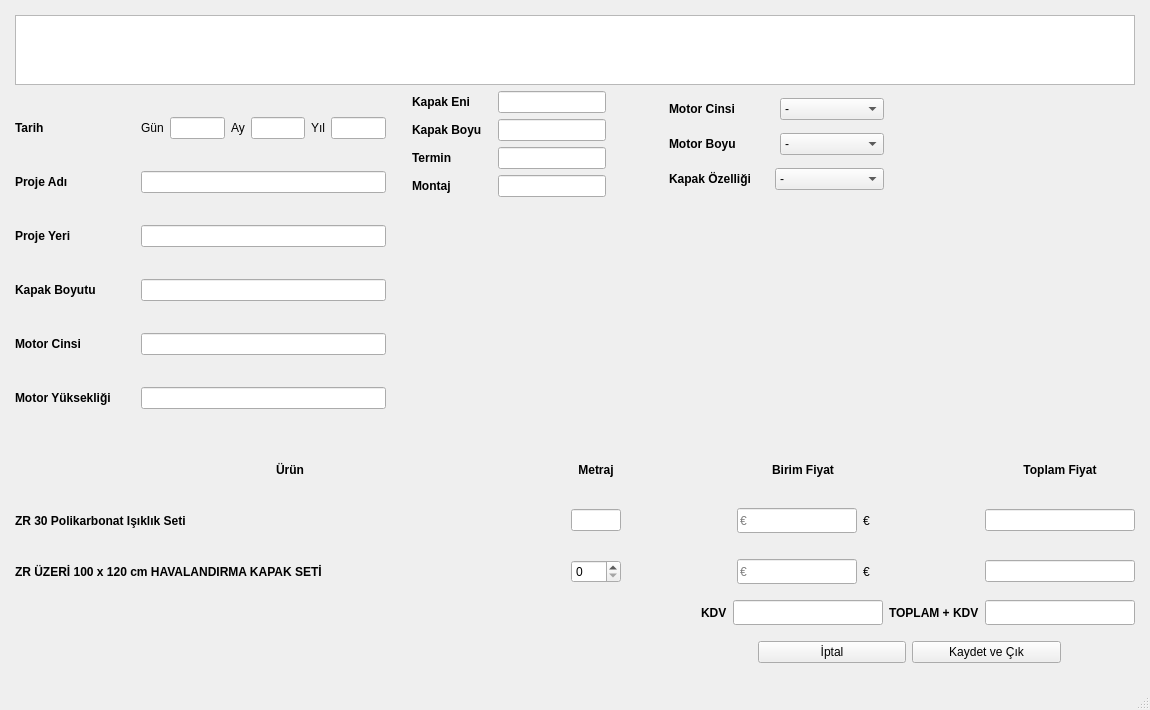
<?xml version="1.0" encoding="UTF-8"?>
<ui version="4.0">
 <class>MainWindow</class>
 <widget class="QMainWindow" name="MainWindow">
  <property name="geometry">
   <rect>
    <x>0</x>
    <y>0</y>
    <width>1150</width>
    <height>710</height>
   </rect>
  </property>
  <property name="minimumSize">
   <size>
    <width>1150</width>
    <height>710</height>
   </size>
  </property>
  <property name="maximumSize">
   <size>
    <width>1150</width>
    <height>710</height>
   </size>
  </property>
  <property name="windowTitle">
   <string>MainWindow</string>
  </property>
  <widget class="QWidget" name="centralwidget">
   <layout class="QVBoxLayout" name="verticalLayout_5">
    <property name="spacing">
     <number>6</number>
    </property>
    <property name="leftMargin">
     <number>15</number>
    </property>
    <property name="topMargin">
     <number>15</number>
    </property>
    <property name="rightMargin">
     <number>15</number>
    </property>
    <property name="bottomMargin">
     <number>15</number>
    </property>
    <item>
     <widget class="QTextEdit" name="textEdit">
      <property name="minimumSize">
       <size>
        <width>0</width>
        <height>70</height>
       </size>
      </property>
      <property name="maximumSize">
       <size>
        <width>16777215</width>
        <height>70</height>
       </size>
      </property>
     </widget>
    </item>
    <item>
     <layout class="QHBoxLayout" name="horizontalLayout_22" stretch="1,2">
      <item>
       <layout class="QVBoxLayout" name="verticalLayout_3">
        <item>
         <layout class="QHBoxLayout" name="horizontalLayout_16">
          <item>
           <widget class="QLabel" name="label_24">
            <property name="minimumSize">
             <size>
              <width>120</width>
              <height>0</height>
             </size>
            </property>
            <property name="font">
             <font>
              <weight>75</weight>
              <bold>true</bold>
             </font>
            </property>
            <property name="text">
             <string>Tarih</string>
            </property>
           </widget>
          </item>
          <item>
           <layout class="QHBoxLayout" name="horizontalLayout_23">
            <item>
             <widget class="QLabel" name="label_30">
              <property name="text">
               <string>Gün</string>
              </property>
             </widget>
            </item>
            <item>
             <widget class="QLineEdit" name="gun_line"/>
            </item>
            <item>
             <widget class="QLabel" name="label_31">
              <property name="text">
               <string>Ay</string>
              </property>
             </widget>
            </item>
            <item>
             <widget class="QLineEdit" name="ay_line"/>
            </item>
            <item>
             <widget class="QLabel" name="label_32">
              <property name="text">
               <string>Yıl</string>
              </property>
             </widget>
            </item>
            <item>
             <widget class="QLineEdit" name="yil_line"/>
            </item>
           </layout>
          </item>
         </layout>
        </item>
        <item>
         <layout class="QHBoxLayout" name="horizontalLayout_17">
          <item>
           <widget class="QLabel" name="label_25">
            <property name="minimumSize">
             <size>
              <width>120</width>
              <height>0</height>
             </size>
            </property>
            <property name="font">
             <font>
              <weight>75</weight>
              <bold>true</bold>
             </font>
            </property>
            <property name="text">
             <string>Proje Adı</string>
            </property>
           </widget>
          </item>
          <item>
           <widget class="QLineEdit" name="projeadi_line"/>
          </item>
         </layout>
        </item>
        <item>
         <layout class="QHBoxLayout" name="horizontalLayout_14">
          <item>
           <widget class="QLabel" name="label_22">
            <property name="minimumSize">
             <size>
              <width>120</width>
              <height>0</height>
             </size>
            </property>
            <property name="font">
             <font>
              <weight>75</weight>
              <bold>true</bold>
             </font>
            </property>
            <property name="text">
             <string>Proje Yeri</string>
            </property>
           </widget>
          </item>
          <item>
           <widget class="QLineEdit" name="projeyeri_line"/>
          </item>
         </layout>
        </item>
        <item>
         <layout class="QHBoxLayout" name="horizontalLayout_21">
          <item>
           <widget class="QLabel" name="label_29">
            <property name="minimumSize">
             <size>
              <width>120</width>
              <height>0</height>
             </size>
            </property>
            <property name="font">
             <font>
              <weight>75</weight>
              <bold>true</bold>
             </font>
            </property>
            <property name="text">
             <string>Kapak Boyutu</string>
            </property>
           </widget>
          </item>
          <item>
           <widget class="QLineEdit" name="kasaolc_line">
            <property name="readOnly">
             <bool>true</bool>
            </property>
           </widget>
          </item>
         </layout>
        </item>
        <item>
         <layout class="QHBoxLayout" name="horizontalLayout_20">
          <item>
           <widget class="QLabel" name="label_28">
            <property name="minimumSize">
             <size>
              <width>120</width>
              <height>0</height>
             </size>
            </property>
            <property name="font">
             <font>
              <weight>75</weight>
              <bold>true</bold>
             </font>
            </property>
            <property name="text">
             <string>Motor Cinsi</string>
            </property>
           </widget>
          </item>
          <item>
           <widget class="QLineEdit" name="motorcns_line">
            <property name="readOnly">
             <bool>true</bool>
            </property>
           </widget>
          </item>
         </layout>
        </item>
        <item>
         <layout class="QHBoxLayout" name="horizontalLayout_15">
          <item>
           <widget class="QLabel" name="label_23">
            <property name="minimumSize">
             <size>
              <width>120</width>
              <height>0</height>
             </size>
            </property>
            <property name="font">
             <font>
              <weight>75</weight>
              <bold>true</bold>
             </font>
            </property>
            <property name="text">
             <string>Motor Yüksekliği</string>
            </property>
           </widget>
          </item>
          <item>
           <widget class="QLineEdit" name="motoryks_line">
            <property name="readOnly">
             <bool>true</bool>
            </property>
           </widget>
          </item>
         </layout>
        </item>
       </layout>
      </item>
      <item>
       <layout class="QVBoxLayout" name="verticalLayout_4">
        <property name="leftMargin">
         <number>20</number>
        </property>
        <item>
         <layout class="QHBoxLayout" name="horizontalLayout_9">
          <item>
           <layout class="QVBoxLayout" name="verticalLayout">
            <item>
             <layout class="QHBoxLayout" name="horizontalLayout_6">
              <item>
               <widget class="QLabel" name="label_15">
                <property name="minimumSize">
                 <size>
                  <width>80</width>
                  <height>0</height>
                 </size>
                </property>
                <property name="font">
                 <font>
                  <weight>75</weight>
                  <bold>true</bold>
                 </font>
                </property>
                <property name="text">
                 <string>Kapak Eni</string>
                </property>
               </widget>
              </item>
              <item>
               <widget class="QLineEdit" name="kapaken_line"/>
              </item>
              <item>
               <spacer name="horizontalSpacer_13">
                <property name="orientation">
                 <enum>Qt::Horizontal</enum>
                </property>
                <property name="sizeHint" stdset="0">
                 <size>
                  <width>40</width>
                  <height>20</height>
                 </size>
                </property>
               </spacer>
              </item>
             </layout>
            </item>
            <item>
             <layout class="QHBoxLayout" name="horizontalLayout_7">
              <item>
               <widget class="QLabel" name="label_16">
                <property name="minimumSize">
                 <size>
                  <width>80</width>
                  <height>0</height>
                 </size>
                </property>
                <property name="font">
                 <font>
                  <weight>75</weight>
                  <bold>true</bold>
                 </font>
                </property>
                <property name="text">
                 <string>Kapak Boyu</string>
                </property>
               </widget>
              </item>
              <item>
               <widget class="QLineEdit" name="kapakboy_line"/>
              </item>
              <item>
               <spacer name="horizontalSpacer_12">
                <property name="orientation">
                 <enum>Qt::Horizontal</enum>
                </property>
                <property name="sizeHint" stdset="0">
                 <size>
                  <width>40</width>
                  <height>20</height>
                 </size>
                </property>
               </spacer>
              </item>
             </layout>
            </item>
            <item>
             <layout class="QHBoxLayout" name="horizontalLayout_5">
              <item>
               <widget class="QLabel" name="label_2">
                <property name="minimumSize">
                 <size>
                  <width>80</width>
                  <height>0</height>
                 </size>
                </property>
                <property name="font">
                 <font>
                  <weight>75</weight>
                  <bold>true</bold>
                 </font>
                </property>
                <property name="text">
                 <string>Termin</string>
                </property>
               </widget>
              </item>
              <item>
               <widget class="QLineEdit" name="termin_line"/>
              </item>
              <item>
               <spacer name="horizontalSpacer_11">
                <property name="orientation">
                 <enum>Qt::Horizontal</enum>
                </property>
                <property name="sizeHint" stdset="0">
                 <size>
                  <width>40</width>
                  <height>20</height>
                 </size>
                </property>
               </spacer>
              </item>
             </layout>
            </item>
            <item>
             <layout class="QHBoxLayout" name="horizontalLayout_8">
              <item>
               <widget class="QLabel" name="label_17">
                <property name="minimumSize">
                 <size>
                  <width>80</width>
                  <height>0</height>
                 </size>
                </property>
                <property name="font">
                 <font>
                  <weight>75</weight>
                  <bold>true</bold>
                 </font>
                </property>
                <property name="text">
                 <string>Montaj</string>
                </property>
               </widget>
              </item>
              <item>
               <widget class="QLineEdit" name="montaj_line"/>
              </item>
              <item>
               <spacer name="horizontalSpacer_10">
                <property name="orientation">
                 <enum>Qt::Horizontal</enum>
                </property>
                <property name="sizeHint" stdset="0">
                 <size>
                  <width>40</width>
                  <height>20</height>
                 </size>
                </property>
               </spacer>
              </item>
             </layout>
            </item>
           </layout>
          </item>
          <item>
           <layout class="QVBoxLayout" name="verticalLayout_2">
            <item>
             <layout class="QHBoxLayout" name="horizontalLayout_11">
              <item>
               <widget class="QLabel" name="label_19">
                <property name="minimumSize">
                 <size>
                  <width>100</width>
                  <height>0</height>
                 </size>
                </property>
                <property name="font">
                 <font>
                  <weight>75</weight>
                  <bold>true</bold>
                 </font>
                </property>
                <property name="text">
                 <string>Motor Cinsi</string>
                </property>
               </widget>
              </item>
              <item>
               <widget class="QComboBox" name="motor_cins_box">
                <item>
                 <property name="text">
                  <string>-</string>
                 </property>
                </item>
                <item>
                 <property name="text">
                  <string>220</string>
                 </property>
                </item>
                <item>
                 <property name="text">
                  <string>24</string>
                 </property>
                </item>
               </widget>
              </item>
             </layout>
            </item>
            <item>
             <layout class="QHBoxLayout" name="horizontalLayout_13">
              <item>
               <widget class="QLabel" name="label_21">
                <property name="minimumSize">
                 <size>
                  <width>100</width>
                  <height>0</height>
                 </size>
                </property>
                <property name="font">
                 <font>
                  <weight>75</weight>
                  <bold>true</bold>
                 </font>
                </property>
                <property name="text">
                 <string>Motor Boyu</string>
                </property>
               </widget>
              </item>
              <item>
               <widget class="QComboBox" name="motor_boy_box">
                <item>
                 <property name="text">
                  <string>-</string>
                 </property>
                </item>
                <item>
                 <property name="text">
                  <string>30</string>
                 </property>
                </item>
                <item>
                 <property name="text">
                  <string>50</string>
                 </property>
                </item>
               </widget>
              </item>
             </layout>
            </item>
            <item>
             <layout class="QHBoxLayout" name="horizontalLayout_10">
              <item>
               <widget class="QLabel" name="label_18">
                <property name="minimumSize">
                 <size>
                  <width>100</width>
                  <height>0</height>
                 </size>
                </property>
                <property name="font">
                 <font>
                  <weight>75</weight>
                  <bold>true</bold>
                 </font>
                </property>
                <property name="text">
                 <string>Kapak Özelliği</string>
                </property>
               </widget>
              </item>
              <item>
               <widget class="QComboBox" name="kapak_ozl_box">
                <item>
                 <property name="text">
                  <string>-</string>
                 </property>
                </item>
                <item>
                 <property name="text">
                  <string>ZR30-ŞEFFAF</string>
                 </property>
                </item>
                <item>
                 <property name="text">
                  <string>ZR30-OPAL</string>
                 </property>
                </item>
               </widget>
              </item>
             </layout>
            </item>
           </layout>
          </item>
          <item>
           <spacer name="horizontalSpacer_14">
            <property name="orientation">
             <enum>Qt::Horizontal</enum>
            </property>
            <property name="sizeHint" stdset="0">
             <size>
              <width>40</width>
              <height>20</height>
             </size>
            </property>
           </spacer>
          </item>
         </layout>
        </item>
        <item>
         <spacer name="verticalSpacer">
          <property name="orientation">
           <enum>Qt::Vertical</enum>
          </property>
          <property name="sizeHint" stdset="0">
           <size>
            <width>20</width>
            <height>40</height>
           </size>
          </property>
         </spacer>
        </item>
       </layout>
      </item>
     </layout>
    </item>
    <item>
     <layout class="QHBoxLayout" name="horizontalLayout_4">
      <item>
       <widget class="QLabel" name="label_3">
        <property name="minimumSize">
         <size>
          <width>550</width>
          <height>45</height>
         </size>
        </property>
        <property name="maximumSize">
         <size>
          <width>550</width>
          <height>16777215</height>
         </size>
        </property>
        <property name="font">
         <font>
          <weight>75</weight>
          <bold>true</bold>
         </font>
        </property>
        <property name="text">
         <string>Ürün</string>
        </property>
        <property name="alignment">
         <set>Qt::AlignCenter</set>
        </property>
       </widget>
      </item>
      <item>
       <widget class="QLabel" name="label_14">
        <property name="minimumSize">
         <size>
          <width>50</width>
          <height>0</height>
         </size>
        </property>
        <property name="maximumSize">
         <size>
          <width>50</width>
          <height>16777215</height>
         </size>
        </property>
        <property name="font">
         <font>
          <weight>75</weight>
          <bold>true</bold>
         </font>
        </property>
        <property name="text">
         <string>Metraj</string>
        </property>
        <property name="alignment">
         <set>Qt::AlignCenter</set>
        </property>
       </widget>
      </item>
      <item>
       <spacer name="horizontalSpacer_9">
        <property name="orientation">
         <enum>Qt::Horizontal</enum>
        </property>
        <property name="sizeHint" stdset="0">
         <size>
          <width>40</width>
          <height>20</height>
         </size>
        </property>
       </spacer>
      </item>
      <item>
       <widget class="QLabel" name="label_4">
        <property name="minimumSize">
         <size>
          <width>120</width>
          <height>0</height>
         </size>
        </property>
        <property name="maximumSize">
         <size>
          <width>60</width>
          <height>16777215</height>
         </size>
        </property>
        <property name="font">
         <font>
          <weight>75</weight>
          <bold>true</bold>
         </font>
        </property>
        <property name="text">
         <string>Birim Fiyat</string>
        </property>
        <property name="alignment">
         <set>Qt::AlignCenter</set>
        </property>
       </widget>
      </item>
      <item>
       <spacer name="horizontalSpacer_4">
        <property name="orientation">
         <enum>Qt::Horizontal</enum>
        </property>
        <property name="sizeHint" stdset="0">
         <size>
          <width>40</width>
          <height>20</height>
         </size>
        </property>
       </spacer>
      </item>
      <item>
       <widget class="QLabel" name="label">
        <property name="minimumSize">
         <size>
          <width>150</width>
          <height>0</height>
         </size>
        </property>
        <property name="font">
         <font>
          <weight>75</weight>
          <bold>true</bold>
          <stylestrategy>PreferDefault</stylestrategy>
         </font>
        </property>
        <property name="layoutDirection">
         <enum>Qt::LeftToRight</enum>
        </property>
        <property name="text">
         <string>Toplam Fiyat</string>
        </property>
        <property name="alignment">
         <set>Qt::AlignCenter</set>
        </property>
       </widget>
      </item>
     </layout>
    </item>
    <item>
     <layout class="QHBoxLayout" name="horizontalLayout_2">
      <item>
       <widget class="QLabel" name="label_8">
        <property name="minimumSize">
         <size>
          <width>550</width>
          <height>45</height>
         </size>
        </property>
        <property name="maximumSize">
         <size>
          <width>550</width>
          <height>16777215</height>
         </size>
        </property>
        <property name="font">
         <font>
          <weight>75</weight>
          <bold>true</bold>
         </font>
        </property>
        <property name="text">
         <string>ZR 30 Polikarbonat Işıklık Seti</string>
        </property>
       </widget>
      </item>
      <item>
       <widget class="QLineEdit" name="adet_line_1">
        <property name="minimumSize">
         <size>
          <width>50</width>
          <height>0</height>
         </size>
        </property>
        <property name="maximumSize">
         <size>
          <width>50</width>
          <height>16777215</height>
         </size>
        </property>
       </widget>
      </item>
      <item>
       <spacer name="horizontalSpacer_6">
        <property name="orientation">
         <enum>Qt::Horizontal</enum>
        </property>
        <property name="sizeHint" stdset="0">
         <size>
          <width>40</width>
          <height>20</height>
         </size>
        </property>
       </spacer>
      </item>
      <item>
       <widget class="QLineEdit" name="brmfiyat_line_1">
        <property name="sizePolicy">
         <sizepolicy hsizetype="Minimum" vsizetype="Fixed">
          <horstretch>0</horstretch>
          <verstretch>0</verstretch>
         </sizepolicy>
        </property>
        <property name="minimumSize">
         <size>
          <width>120</width>
          <height>0</height>
         </size>
        </property>
        <property name="maximumSize">
         <size>
          <width>60</width>
          <height>25</height>
         </size>
        </property>
        <property name="inputMask">
         <string/>
        </property>
        <property name="text">
         <string/>
        </property>
        <property name="readOnly">
         <bool>false</bool>
        </property>
        <property name="placeholderText">
         <string>€</string>
        </property>
       </widget>
      </item>
      <item>
       <widget class="QLabel" name="label_10">
        <property name="text">
         <string>€</string>
        </property>
       </widget>
      </item>
      <item>
       <spacer name="horizontalSpacer_2">
        <property name="orientation">
         <enum>Qt::Horizontal</enum>
        </property>
        <property name="sizeHint" stdset="0">
         <size>
          <width>40</width>
          <height>20</height>
         </size>
        </property>
       </spacer>
      </item>
      <item>
       <widget class="QLineEdit" name="top_line_1">
        <property name="minimumSize">
         <size>
          <width>150</width>
          <height>0</height>
         </size>
        </property>
        <property name="maximumSize">
         <size>
          <width>150</width>
          <height>16777215</height>
         </size>
        </property>
        <property name="text">
         <string/>
        </property>
        <property name="readOnly">
         <bool>true</bool>
        </property>
       </widget>
      </item>
     </layout>
    </item>
    <item>
     <layout class="QHBoxLayout" name="horizontalLayout_3">
      <item>
       <widget class="QLabel" name="label_11">
        <property name="minimumSize">
         <size>
          <width>550</width>
          <height>45</height>
         </size>
        </property>
        <property name="maximumSize">
         <size>
          <width>550</width>
          <height>16777215</height>
         </size>
        </property>
        <property name="font">
         <font>
          <pointsize>9</pointsize>
          <weight>75</weight>
          <bold>true</bold>
         </font>
        </property>
        <property name="text">
         <string>ZR ÜZERİ 100 x 120 cm HAVALANDIRMA KAPAK SETİ	</string>
        </property>
       </widget>
      </item>
      <item>
       <widget class="QSpinBox" name="adet_line_2">
        <property name="minimumSize">
         <size>
          <width>50</width>
          <height>0</height>
         </size>
        </property>
       </widget>
      </item>
      <item>
       <spacer name="horizontalSpacer_7">
        <property name="orientation">
         <enum>Qt::Horizontal</enum>
        </property>
        <property name="sizeHint" stdset="0">
         <size>
          <width>40</width>
          <height>20</height>
         </size>
        </property>
       </spacer>
      </item>
      <item>
       <widget class="QLineEdit" name="brmfiyat_line_2">
        <property name="minimumSize">
         <size>
          <width>120</width>
          <height>0</height>
         </size>
        </property>
        <property name="maximumSize">
         <size>
          <width>60</width>
          <height>25</height>
         </size>
        </property>
        <property name="inputMask">
         <string/>
        </property>
        <property name="text">
         <string/>
        </property>
        <property name="readOnly">
         <bool>false</bool>
        </property>
        <property name="placeholderText">
         <string>€</string>
        </property>
       </widget>
      </item>
      <item>
       <widget class="QLabel" name="label_13">
        <property name="text">
         <string>€</string>
        </property>
       </widget>
      </item>
      <item>
       <spacer name="horizontalSpacer_3">
        <property name="orientation">
         <enum>Qt::Horizontal</enum>
        </property>
        <property name="sizeHint" stdset="0">
         <size>
          <width>40</width>
          <height>20</height>
         </size>
        </property>
       </spacer>
      </item>
      <item>
       <widget class="QLineEdit" name="top_line_2">
        <property name="minimumSize">
         <size>
          <width>150</width>
          <height>0</height>
         </size>
        </property>
        <property name="maximumSize">
         <size>
          <width>150</width>
          <height>16777215</height>
         </size>
        </property>
        <property name="text">
         <string/>
        </property>
        <property name="readOnly">
         <bool>true</bool>
        </property>
       </widget>
      </item>
     </layout>
    </item>
    <item>
     <layout class="QHBoxLayout" name="horizontalLayout_25">
      <item>
       <spacer name="horizontalSpacer_5">
        <property name="orientation">
         <enum>Qt::Horizontal</enum>
        </property>
        <property name="sizeHint" stdset="0">
         <size>
          <width>40</width>
          <height>20</height>
         </size>
        </property>
       </spacer>
      </item>
      <item>
       <widget class="QLabel" name="label_34">
        <property name="font">
         <font>
          <weight>75</weight>
          <bold>true</bold>
         </font>
        </property>
        <property name="text">
         <string>KDV</string>
        </property>
       </widget>
      </item>
      <item>
       <widget class="QLineEdit" name="kdv_line">
        <property name="minimumSize">
         <size>
          <width>150</width>
          <height>25</height>
         </size>
        </property>
        <property name="maximumSize">
         <size>
          <width>150</width>
          <height>25</height>
         </size>
        </property>
       </widget>
      </item>
      <item>
       <widget class="QLabel" name="label_33">
        <property name="font">
         <font>
          <weight>75</weight>
          <italic>false</italic>
          <bold>true</bold>
         </font>
        </property>
        <property name="text">
         <string>TOPLAM + KDV</string>
        </property>
       </widget>
      </item>
      <item>
       <widget class="QLineEdit" name="topkdv_line">
        <property name="minimumSize">
         <size>
          <width>150</width>
          <height>25</height>
         </size>
        </property>
        <property name="maximumSize">
         <size>
          <width>150</width>
          <height>25</height>
         </size>
        </property>
        <property name="readOnly">
         <bool>true</bool>
        </property>
       </widget>
      </item>
     </layout>
    </item>
    <item>
     <layout class="QHBoxLayout" name="horizontalLayout_26" stretch="10,2,2,1">
      <property name="topMargin">
       <number>10</number>
      </property>
      <property name="bottomMargin">
       <number>10</number>
      </property>
      <item>
       <spacer name="horizontalSpacer_15">
        <property name="orientation">
         <enum>Qt::Horizontal</enum>
        </property>
        <property name="sizeHint" stdset="0">
         <size>
          <width>40</width>
          <height>20</height>
         </size>
        </property>
       </spacer>
      </item>
      <item>
       <widget class="QPushButton" name="pushButton_2">
        <property name="text">
         <string>İptal</string>
        </property>
       </widget>
      </item>
      <item>
       <widget class="QPushButton" name="kaydet_but">
        <property name="text">
         <string>Kaydet ve Çık</string>
        </property>
       </widget>
      </item>
      <item>
       <spacer name="horizontalSpacer_16">
        <property name="orientation">
         <enum>Qt::Horizontal</enum>
        </property>
        <property name="sizeHint" stdset="0">
         <size>
          <width>40</width>
          <height>20</height>
         </size>
        </property>
       </spacer>
      </item>
     </layout>
    </item>
   </layout>
  </widget>
  <widget class="QMenuBar" name="menubar">
   <property name="geometry">
    <rect>
     <x>0</x>
     <y>0</y>
     <width>1150</width>
     <height>22</height>
    </rect>
   </property>
  </widget>
  <widget class="QStatusBar" name="statusbar"/>
 </widget>
 <resources/>
 <connections/>
</ui>
